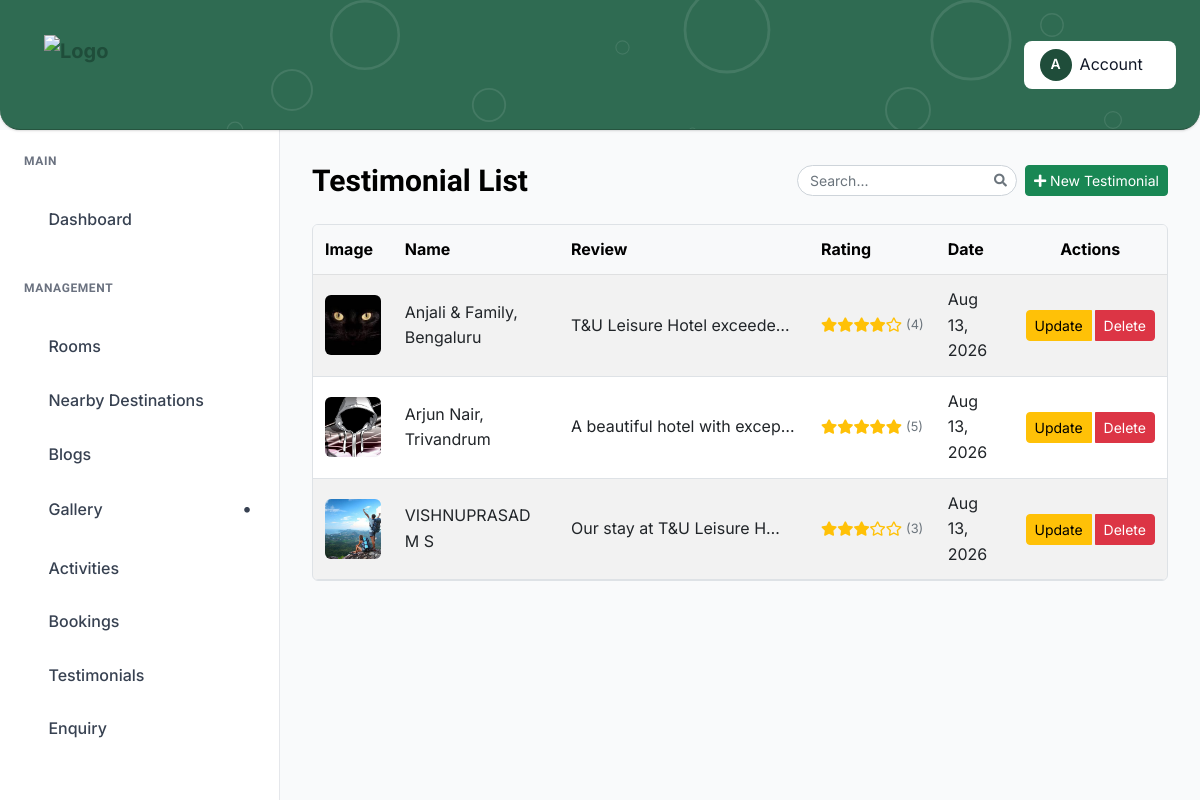
Page /testimonials/ on the committed database.
### tandj_app/models.py (models this page shows, shortened)
class OptimizedImageModel(models.Model):
    image_fields = []  # override in child models
    class Meta:
        abstract = True

class Testimonial(OptimizedImageModel):
    name = models.CharField(
        max_length=100, help_text="Name of the person giving the testimonial"
    )
    image = models.ImageField(
        upload_to="testimonials/", blank=True, null=True, help_text="Profile picture"
    )
    review = models.TextField(help_text="Customer or client review")
    rating = models.PositiveIntegerField(
        validators=[MinValueValidator(1), MaxValueValidator(5)],
        help_text="Rating out of 5 stars",
    )
    created_at = models.DateTimeField(auto_now_add=True)
    updated_at = models.DateTimeField(auto_now=True)
    image_fields = ["image"]
    class Meta:
        ordering = ["-created_at"]
        verbose_name = "Testimonial"
        verbose_name_plural = "Testimonials"

### tandj_app/views.py (the view)
# urls.py: path("testimonials/", views.testimonial_list, name="testimonial_list"),
def testimonial_list(request):
    testimonials_list = Testimonial.objects.all().order_by(Lower("name"))
    paginator = Paginator(testimonials_list, 6)
    page_number = request.GET.get("page")
    testimonials = paginator.get_page(page_number)
    return render(
        request, "admin_pages/review_list.html", {"testimonials": testimonials}
    )

### templates/admin_pages/review_list.html (shortened to what this page needs)
{% extends "admin_pages/base.html" %}
{% load static %}
{% block content %}
<div class="dashboard__form__wraper">
    <div class="create__course__title mb-4 d-flex flex-wrap justify-content-between align-items-center gap-2">
         <h4 class="mb-0">Testimonial List</h4>
        <div class="d-flex align-items-center gap-2 ms-auto">
            <div class="search-box">
                <input type="text" id="blogSearchInput" class="form-control form-control-sm" placeholder="Search...">
            </div>
        </div>
        <a href="{% url 'tandj_app:testimonial_create' %}" class="btn btn-success btn-sm">
            <i class="fas fa-plus"></i> New Testimonial
        </a>
    </div>
    <div class="custom-table-container">
        <table class="table table-striped table-hover align-middle">
            <thead class="table-light">
                <tr>
                    <th scope="col">Image</th>
                    <th scope="col">Name</th>
                    <th scope="col">Review</th>
                    <th scope="col">Rating</th>
                    <th scope="col">Date</th>
                    <th scope="col" class="text-center">Actions</th>
                </tr>
            </thead>
            <tbody>
                {% for testimonial in testimonials %}
                <tr>
                    <td>
                        {% if testimonial.image %}
                            <img src="{{ testimonial.image.url }}" alt="{{ testimonial.name }}" class="img-fluid rounded" width="80" height="60" style="object-fit: cover;">
                        {% else %}
                            <img src="https://via.placeholder.com/80x60?text=No+Image" alt="No Image" class="img-fluid rounded" width="80" height="60">
                        {% endif %}
                    </td>
                    <td>{{ testimonial.name }}</td>
                    <td class="description-cell">{{ testimonial.review|truncatechars:30|safe }}</td>
                    <td>
                        <div class="rating-stars">
                            {% for i in "12345" %}
                                {% if forloop.counter <= testimonial.rating %}
                                    <i class="fas fa-star text-warning"></i>
                                {% else %}
                                    <i class="far fa-star text-warning"></i>
                                {% endif %}
                            {% endfor %}
                            <span class="ms-1">({{ testimonial.rating }})</span>
                        </div>
                    </td>
                    <td>{{ testimonial.created_at|date:"M d, Y" }}</td>
                    <td class="text-center">
                        <div class="btn-group" role="group">
                            <button type="button" class="btn btn-sm btn-warning me-1" data-bs-toggle="modal" data-bs-target="#updateTestimonialModal{{ testimonial.id }}">
                                Update
                            </button>
                            <button type="button" class="btn btn-sm btn-danger" data-bs-toggle="modal" data-bs-target="#deleteTestimonialModal{{ testimonial.id }}">
                                Delete
                            </button>
                        </div>
                    </td>
                </tr>
                {% empty %}
                <tr>
                    <td colspan="6" class="text-center py-4">
                        <p class="text-muted">No testimonials found. <a href="{% url 'tandj_app:testimonial_create' %}">Add your first testimonial</a></p>
                    </td>
                </tr>
                {% endfor %}
            </tbody>
        </table>
    </div>
</div>
{% endblock %}

### templates/admin_pages/base.html (style rules this page uses)
.search-box { width: 220px; position: relative; transition: all 0.3s ease; }
.search-box input { width: 100%; border-radius: 20px; padding-left: 12px; padding-right: 32px; font-size: 14px; transition: all 0.2s ease; }
.search-box::after { content: "\f002"; font-family: "Font Awesome 5 Free"; font-weight: 900; position: absolute; right: 10px; top: 50%; transform: translateY(-50%); color: #6c757d; pointer-events: none; font-size: 13px; }

### templates/admin_pages/review_list.html (style rules this page uses)
.custom-table-container .table img { width: 80px; height: 60px; object-fit: cover; border-radius: 6px; }
.rating-stars { display: flex; align-items: center; }
.rating-stars .fa-star { font-size: 0.9rem; }
.rating-stars span { font-size: 0.8rem; color: #6c757d; }
.custom-table-container { width: 100%; overflow-x: auto; -webkit-overflow-scrolling: touch; border: 1px solid #dee2e6; border-radius: 0.375rem; background: white; margin-bottom: 1rem; position: relative; }
.custom-table-container { overflow-y: hidden; }
.custom-table-container table { min-width: 800px; width: 100%; margin-bottom: 0; }
.description-cell { max-width: 250px; overflow: hidden; text-overflow: ellipsis; white-space: nowrap; }
.custom-table-container .table th, .custom-table-container .table td { vertical-align: middle; padding: 0.75rem; }
.custom-table-container thead th { position: sticky; top: 0; background-color: #f8f9fa; z-index: 10; box-shadow: 0 1px 0 #dee2e6; }

### rows in the picture
Testimonial: image (picture), name "Anjali & Family, Bengaluru", review "T&U Leisure Hotel exceede…", rating "4", created_at "Aug 13, 2026"
Testimonial: image (picture), name "Arjun Nair, Trivandrum", review "A beautiful hotel with excep…", rating "5", created_at "Aug 13, 2026"
Testimonial: image (picture), name "VISHNUPRASAD M S", review "Our stay at T&U Leisure H…", rating "3", created_at "Aug 13, 2026"
